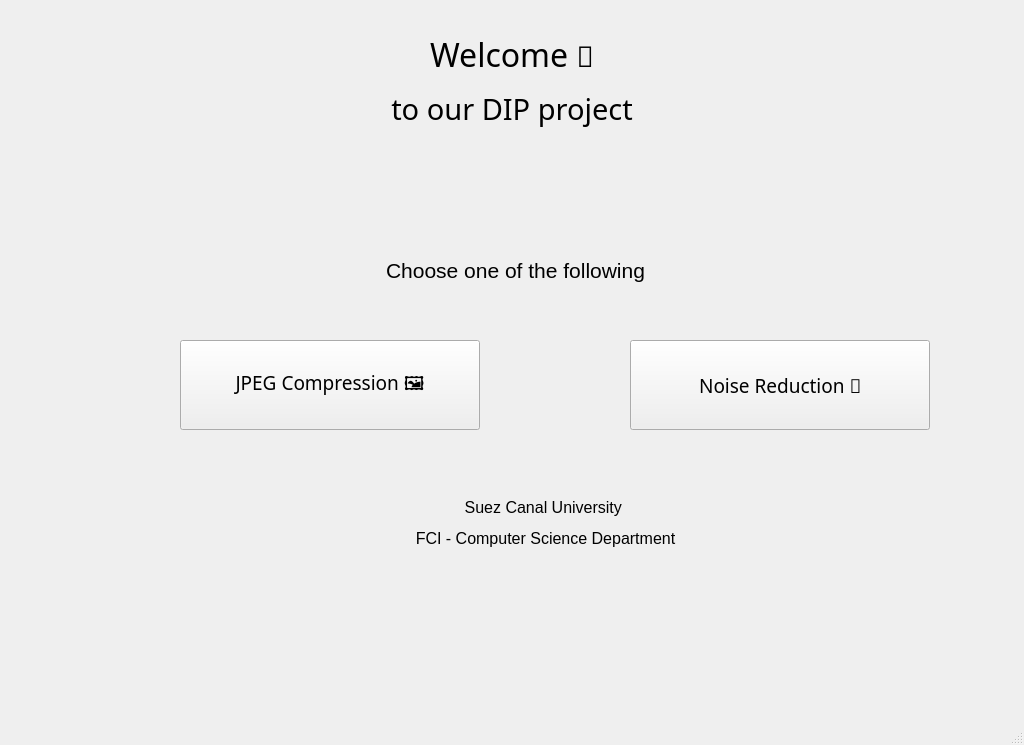
<?xml version="1.0" encoding="UTF-8"?>
<ui version="4.0">
 <class>MainWindow</class>
 <widget class="QMainWindow" name="MainWindow">
  <property name="geometry">
   <rect>
    <x>0</x>
    <y>0</y>
    <width>1024</width>
    <height>745</height>
   </rect>
  </property>
  <property name="windowTitle">
   <string>Image Processing Project</string>
  </property>
  <widget class="QWidget" name="centralwidget">
   <widget class="QPushButton" name="jpeg_button">
    <property name="geometry">
     <rect>
      <x>180</x>
      <y>340</y>
      <width>300</width>
      <height>90</height>
     </rect>
    </property>
    <property name="font">
     <font>
      <family>JetBrains Mono</family>
      <pointsize>14</pointsize>
     </font>
    </property>
    <property name="cursor">
     <cursorShape>PointingHandCursor</cursorShape>
    </property>
    <property name="text">
     <string>JPEG Compression 🖼️</string>
    </property>
   </widget>
   <widget class="QPushButton" name="noise_button">
    <property name="geometry">
     <rect>
      <x>630</x>
      <y>340</y>
      <width>300</width>
      <height>90</height>
     </rect>
    </property>
    <property name="font">
     <font>
      <family>JetBrains Mono</family>
      <pointsize>14</pointsize>
     </font>
    </property>
    <property name="cursor">
     <cursorShape>PointingHandCursor</cursorShape>
    </property>
    <property name="text">
     <string>Noise Reduction 🤖</string>
    </property>
   </widget>
   <widget class="QLabel" name="label">
    <property name="geometry">
     <rect>
      <x>260</x>
      <y>230</y>
      <width>511</width>
      <height>121</height>
     </rect>
    </property>
    <property name="font">
     <font>
      <family>Ubuntu</family>
     </font>
    </property>
    <property name="text">
     <string>&lt;html&gt;&lt;head/&gt;&lt;body&gt;&lt;p align=&quot;center&quot;&gt;&lt;span style=&quot; font-size:16pt;&quot;&gt;Choose one of the following&lt;/span&gt;&lt;/p&gt;&lt;p align=&quot;center&quot;&gt;&lt;br/&gt;&lt;/p&gt;&lt;/body&gt;&lt;/html&gt;</string>
    </property>
   </widget>
   <widget class="QLabel" name="heading">
    <property name="geometry">
     <rect>
      <x>0</x>
      <y>10</y>
      <width>1024</width>
      <height>141</height>
     </rect>
    </property>
    <property name="font">
     <font>
      <family>JetBrains Mono</family>
      <weight>50</weight>
      <bold>false</bold>
     </font>
    </property>
    <property name="cursor">
     <cursorShape>ArrowCursor</cursorShape>
    </property>
    <property name="statusTip">
     <string/>
    </property>
    <property name="text">
     <string>&lt;html&gt;&lt;head/&gt;&lt;body&gt;&lt;p align=&quot;center&quot;&gt;&lt;span style=&quot; font-size:24pt;&quot;&gt;Welcome &lt;/span&gt;&lt;span style=&quot; font-size:22pt;&quot;&gt;👋&lt;/span&gt;&lt;/p&gt;&lt;p align=&quot;center&quot;&gt;&lt;span style=&quot; font-size:22pt;&quot;&gt;to our DIP project&lt;/span&gt;&lt;/p&gt;&lt;/body&gt;&lt;/html&gt;</string>
    </property>
   </widget>
   <widget class="QLabel" name="label_2">
    <property name="geometry">
     <rect>
      <x>280</x>
      <y>490</y>
      <width>531</width>
      <height>111</height>
     </rect>
    </property>
    <property name="text">
     <string>&lt;html&gt;&lt;head/&gt;&lt;body&gt;&lt;p align=&quot;center&quot;&gt;&lt;span style=&quot; font-size:12pt;&quot;&gt;Suez Canal University &lt;/span&gt;&lt;/p&gt;&lt;p align=&quot;center&quot;&gt;&lt;span style=&quot; font-size:12pt;&quot;&gt;FCI - Computer Science Department&lt;/span&gt;&lt;/p&gt;&lt;p align=&quot;center&quot;&gt;&lt;span style=&quot; font-size:12pt;&quot;&gt;&lt;br/&gt;&lt;/span&gt;&lt;/p&gt;&lt;/body&gt;&lt;/html&gt;</string>
    </property>
   </widget>
  </widget>
  <widget class="QMenuBar" name="menubar">
   <property name="geometry">
    <rect>
     <x>0</x>
     <y>0</y>
     <width>1024</width>
     <height>26</height>
    </rect>
   </property>
  </widget>
  <widget class="QStatusBar" name="statusbar"/>
 </widget>
 <resources/>
 <connections/>
</ui>
